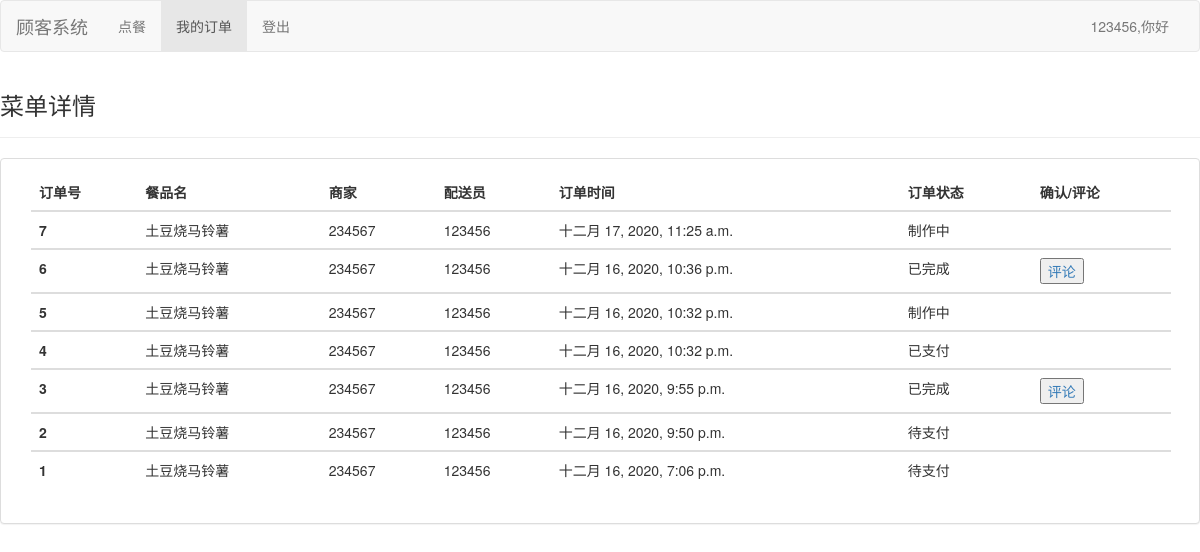
/CustomerSystem/order/list/ (signed in), run on an earlier commit of the app's database.
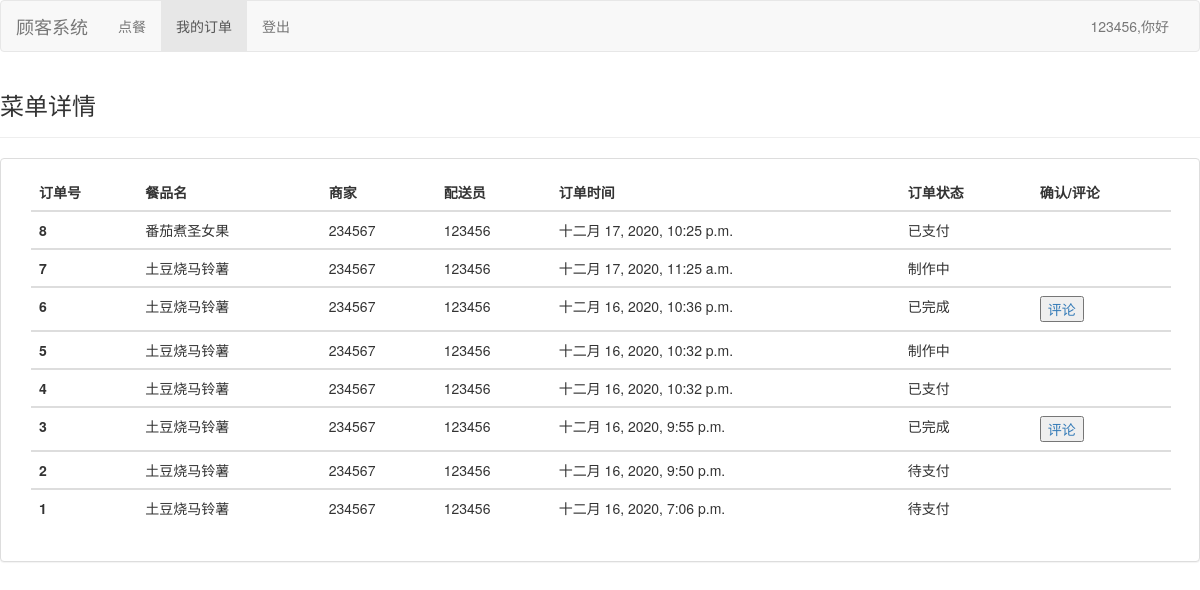
And on a later commit of the database.
### cmdb/models.py (models this page shows)
class Order(models.Model):
    _choice=[
        ('待支付','顾客已下单，未支付'),
        ('已支付','顾客已下单，已支付'),
        ('制作中','商家已接单'),
        ('配送中','配送员已接餐'),
        ('已完成','顾客已接餐'),
        ('已评价','顾客已接餐'),
    ]
    orderID = models.BigAutoField(primary_key=True,editable=False,verbose_name="订单号")
    createTime = models.DateTimeField(auto_created=True, auto_now=True, auto_now_add=False,verbose_name="生成时间")
    CustomerID = models.ForeignKey(Usr, verbose_name="顾客ID", on_delete=models.SET_NULL,related_name='CustomerID',null=True)
    MerchantID = models.ForeignKey(Usr, verbose_name="商家ID", on_delete=models.SET_NULL,related_name='MerchantID',null=True)
    DispatcherID = models.ForeignKey(Usr, verbose_name="送餐员ID", on_delete=models.SET_NULL,related_name='DispatcherID',null=True)
    itemID = models.ForeignKey(Menu,verbose_name='餐品号',on_delete=models.SET_NULL,null=True)
    stage = models.CharField(choices=_choice,null=False,max_length=20,verbose_name='订单状态')
    commentMerchant = models.TextField(verbose_name="餐品评价")
    commentDispatcher = models.TextField(verbose_name="配送评价")
    class Meta:
        db_table = "Order"
        verbose_name = "订单数据表"
        ordering = ['-orderID']
    pass

class Menu(models.Model):
    ID = models.BigAutoField(primary_key=True,editable=False)
    lastEditTime = models.DateTimeField(auto_now_add=True)
    merchantID = models.ForeignKey(Usr, verbose_name="商家账号", on_delete=models.CASCADE,to_field='ID')
    itemName = models.CharField(max_length=20,verbose_name="餐品名")
    itemText = models.TextField(verbose_name="餐品简介")
    price = models.FloatField(verbose_name="餐品价格")
    picture = models.ImageField(verbose_name='餐品图片',null=True,upload_to='img/')
    class Meta:
        db_table = "Menu"
        verbose_name = "餐品数据表"
        ordering=['-lastEditTime']
    pass

class Usr(models.Model):
    _stage=[
        ('Customer','顾客'),
        ('Merchant','商家'),
        ('Dispacher','送餐员'),
    ]
    ID = models.CharField(primary_key=True,max_length=20,verbose_name="账号")
    password = models.CharField(null=False,max_length=20,verbose_name="密码")
    location = models.CharField(max_length=50,verbose_name="地址")
    phoneNumber = models.CharField(max_length=50,verbose_name="电话号码")
    email = models.EmailField(verbose_name="邮箱")
    stage = models.CharField(choices=_stage,max_length=20,verbose_name="身份")
    lastLoginTime = models.DateTimeField(auto_now_add=True,blank=False,editable=False,verbose_name="最后登录时间")
    class Meta:
        db_table = "Usr"
        verbose_name = "用户数据表"
        ordering = ['-lastLoginTime']
    pass

### CustomerSystem/views.py (the view)
# urls.py: path('order/list/',views.order_list_view),#历史订单列表
def order_list_view(request):
    orders = Order.objects.filter(CustomerID=int(request.session['user_id']))
    return render(request,'C/order_list_view.html',{'orders':orders,'user_id':request.session['user_id']})

### Templates/C/order_list_view.html
{% extends '../main.html' %} {% block title %} 顾客首页 {% endblock title %} {% block brand %}
<a class="navbar-brand" href="/CustomerSystem/">顾客系统</a> {% endblock brand %} {% block navigate %}
<li><a href="/CustomerSystem/">点餐 </a></li>
<li class="active"><a href="/CustomerSystem/order/list/">我的订单<span class="sr-only">(current)</span></a></li>
{% endblock navigate %} {% block tableName %}菜单详情 {% endblock tableName %} {% block tableBody %}
<table class="table">
    <thead>
        <tr>
            <th scope="col">订单号</th>
            <th scope="col">餐品名</th>
            <th scope="col">商家</th>
            <th scope="col">配送员</th>
            <th scope="col">订单时间</th>
            <th scope="col">订单状态</th>
            <th scope="col">确认/评论</th>
        </tr>
    </thead>
    <tbody>
        {% for order in orders %}
        <tr>
            <th scope="row">{{order.orderID|default:"Null"}}</th>
            <td>{{order.itemID.itemName|default:"Null"}}</td>
            <td>{{order.MerchantID.ID|default:"Null"}}</td>
            <td>{{order.CustomerID.ID|default:"Null"}}</td>
            <td>{{order.createTime|default:"Null"}}</td>
            <td>{{order.stage|default:"Null"}}</td>
            {% if order.stage == "配送中" %}
            <td><button type="button">
                <a href="/CustomerSystem/order/confirm/{{order.orderID}}/">确认</a>
            </button></td>
            {% elif order.stage == "已完成" %}
            <td><button type="button">
                <a href="/CustomerSystem/order/comment/{{order.orderID}}/">评论</a>
            </button></td>
            {% else %}
            <td></td>
            {% endif %}
        </tr>
    </tbody>
    {% empty %}
    <p>暂无数据..</p>
    {% endfor %} {% endblock tableBody %}

### Templates/main.html (shortened to what this page needs)
{% extends 'base.html' %} {% block content %}
<nav class="navbar navbar-default">
    <div class="container-fluid">
        <div class="navbar-header">
       {% block brand %}{% endblock %}
        </div>
        <div class="collapse navbar-collapse" id="bs-example-navbar-collapse-1">
            <ul class="nav navbar-nav">
                {% block navigate %} {% endblock %}
                <li><a href="/Login/logout_post/">登出</a></li>
            </ul>
            <ul class="nav navbar-nav navbar-right">
                <li>
                    <p class="navbar-text">{{user_id}},你好</p>
                </li>
            </ul>
        </div>
    </div>
</nav>
<div class="page-header">
    <h3>{% block tableName %} {% endblock %}<small></small></h3>
</div>
<div class="panel panel-default">
    <div class="panel-body">
        <div class="container">
            <ul class="list-unstyled">
                {% block tableBody %} {% endblock %}
            </ul>
        </div>
    </div>
</div>
{% endblock content %}

### Templates/base.html (shortened to what this page needs)
<!DOCTYPE html>
<html lang="zh-CN">
<head>
    <link href="/static/bootstrap-3.3.7-dist/css/bootstrap.min.css" rel="stylesheet">
</head>
<body>
    {% block content %} {% endblock %}
</body>
</html>

What changed in the data, as far as the page shows it:
added Order: orderID "8", itemID.itemName "番茄煮圣女果", MerchantID.ID "234567", CustomerID.ID "123456", createTime "十二月 17, 2020, 10:25 p.m.", stage "已支付"
